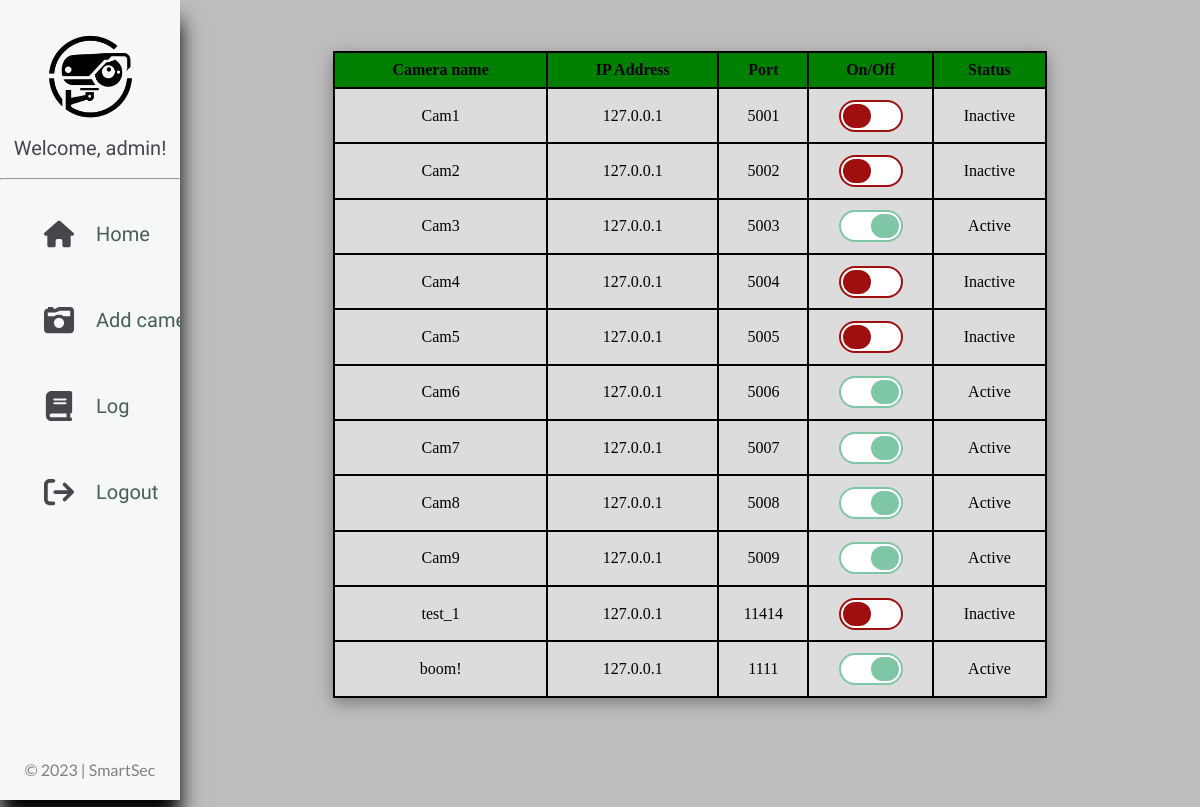
The app's page /detailed_view (signed in), older data.
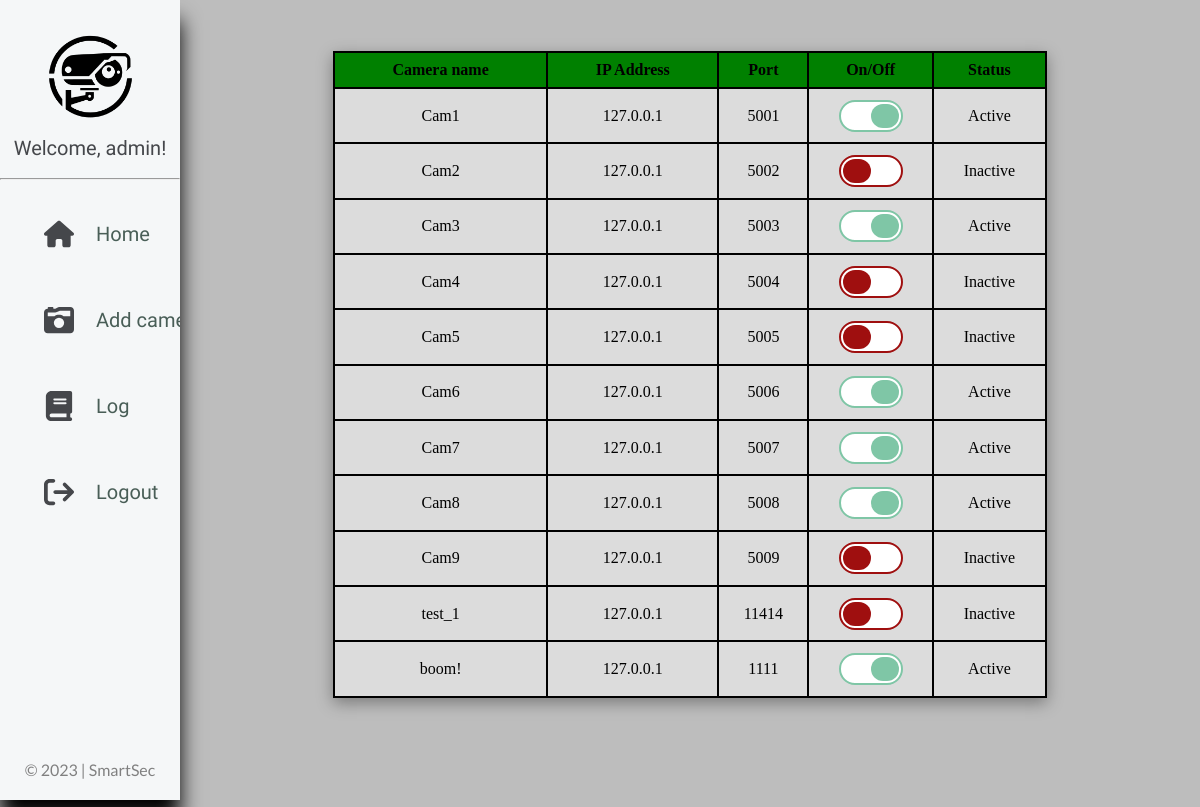
The same page, newer data.
### tables this page shows
CREATE TABLE t_cameras (cname TEXT, port INTEGER, status TEXT, lat FLOAT, lng FLOAT);

### server.py (the view)
@app.route('/detailed_view')
def detailed_view():
    if not session.get('loggedin_as'):
        return redirect('/login')
    Cameras = fetch_all_camera_from_db()
    return render_template('detailedView.html',cameras=Cameras, user=session.get('loggedin_as'))

### server.py (called while the page is built)
def dict_factory(cursor, row):
    d = {}
    for idx, col in enumerate(cursor.description):
        d[col[0]] = row[idx]
    return d

def fetch_all_camera_from_db():
    connect = sqlite3.connect('database.db')
    cursor = connect.cursor()
    cursor.row_factory = dict_factory
    cursor.execute('SELECT * FROM t_cameras')
    Cameras = cursor.fetchall()
    return Cameras

### templates/detailedView.html (shortened to what this page needs)
{% extends 'base.html' %}
{% block body %}
<table class="rwd-table">
    <tr class="table-header">
        <th>Camera name</th>
        <th>IP Address</th>
        <th>Port</th>
        <th>On/Off</th>
        <th>Status</th>
    </tr>
    {% for cam_info in cameras %}
    <tr class="table-entry">
        <td data-th="Camera name">{{cam_info.cname}}</td>
        <td data-th="IP Address">127.0.0.1</td>
        <td data-th="port">{{cam_info.port}}</td>
        <td data-th="On/Off" class="button-values">
            <div class="middle-button">
                <label class="tgl-btn{% if cam_info.status == 'Inactive' %} red{% endif %}" for="cb{{ loop.index }}"></label>
            </div>
        </td>
        <td data-th="Status">{{cam_info.status}}</td>
    </tr>
    {% endfor %}
</table>
{% endblock %}

### templates/base.html (shortened to what this page needs)
<!DOCTYPE html>
<html lang="en">
    <head>
        <link rel="stylesheet" href="{{ url_for('static', filename='css/main.css')}}">
        <link rel="stylesheet" href="https://cdnjs.cloudflare.com/ajax/libs/font-awesome/4.7.0/css/font-awesome.min.css">
    </head>
<body>
    <div class="sidepanel">
        <img class="sidepanel-logo" src="{{ url_for('static', filename='new-logo-black.png')}}">
        <p style="margin-top: -10%;" class="sidepanel-urls">Welcome, {{ user[0] }}!</p>
        <hr>
        <a id = "style-3" class="sidepanel-urls" href="{{ url_for('home') }}"><span><i class="fa fa-home"></i>Home</span></a>
        {% if user[2] == 'admin' %}
        <a id="style-3" class="sidepanel-urls" href="{{ url_for('show_add_page') }}"><span> <i class="fa fa-camera-retro fa-lg" aria-hidden="true"></i>Add camera</span></a>
        <a id = "style-3" class="sidepanel-urls" href="{{ url_for('log') }}"><span><i class="fa fa-book" aria-hidden="true"></i>Log</span></a>
        {% endif %}
        <a id = "style-3" class="sidepanel-urls" href="{{ url_for('logout') }}"><span> <i class="fa fa-sign-out"></i>Logout</span></a>
        <div class="footer"><p>© 2023 | SmartSec</p></div>
    </div>
    <div class="main-container">
        {% block body %}{% endblock %}
    </div>
</body>
</html>

### static/css/main.css (style rules this page uses)
:root { --text: #18272F; }
body { background-color: #bdbdbd; margin: 0%; }
.sidepanel { background-color: #EEEEEE; font-family: 'Oswald'; width: 15%; height: 100vh; position: fixed; top: 0%; left: 0%; box-shadow: 0px 20px 20px; z-index: 1; background-color: #F5F7F8; overflow: hidden; }
.sidepanel .footer { width: 100%; position: absolute; top: 93%; }
.sidepanel .footer p { font-family: Lato, sans-serif; color: grey; font-weight: 400; text-align: center; }
.sidepanel-logo { width: 75%; margin: auto; padding-top: 5%; display: block; }
.sidepanel-urls { width: 100%; display: block; font-family: 'Oswald', sans-serif; color: black; font-size: 20px; margin: 0%; margin-top: 15%; padding-top: 10px; padding-bottom: 10px; text-decoration: none; color: #495E57; text-wrap: nowrap; }
p.sidepanel-urls { text-align: center; color: #45474B; }
.sidepanel-urls span { margin-left: 20%; position: relative; display: inline-flex; align-items: center; }
.fa, .fas, .svg-inline--fa { padding: 2px; margin-right: 8px; margin-left: 6px; text-shadow: 1px 1px 2px #1d1d19; color: #ffffff; }
.sidepanel-urls .fa, .sidepanel-urls .fas, .sidepanel-urls .svg-inline--fa { margin-right: 20px; text-shadow: 1px 1px 2px #ffffff; color: #45474B; font-size: 30px; width: 30px; height: 30px; }
.main-container { margin-left: 15%; height: 100vh; }
.rwd-table { width: 70%; border-collapse: collapse; margin: 0 auto; margin-top: 5%; margin-bottom: 1%; box-shadow: 0px 5px 15px rgba(0, 0, 0, 0.35); }
.table-header th { background-color: green; text-align: center; border: 2px solid black; padding: 8px; grid-column: 1/5; }
.table-entry td { text-align: center; background-color: gainsboro; border: 2px solid black; padding: 1.5%; }
.middle-button { display: flex; justify-content: center; }

Row changes from the older to the newer data that the page shows:
changed t_cameras "Cam1": status "Inactive" → "Active"
changed t_cameras "Cam9": status "Active" → "Inactive"
